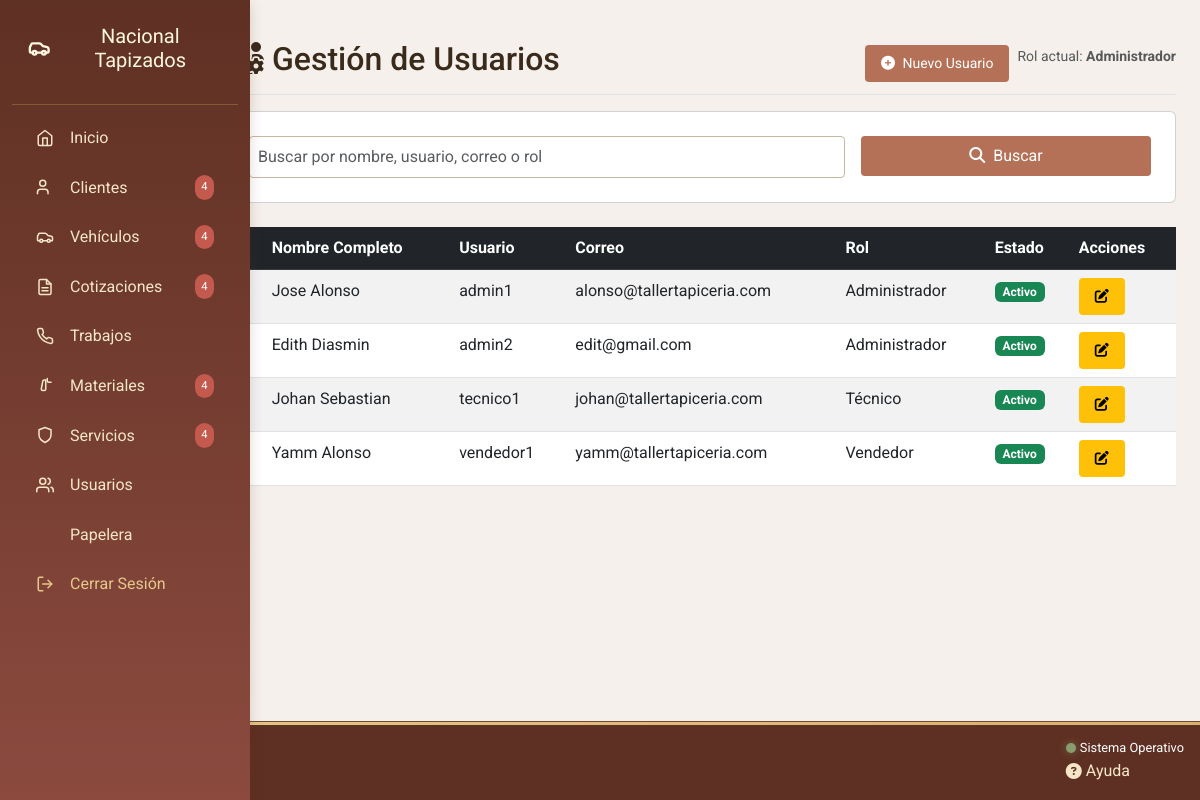
Screenshot of /admin/formularios/usuarios/index.php (signed in) with the database file from the repository.
### tables this page shows
CREATE TABLE `usuarios` (
  `id_usuario` int(11) NOT NULL,
  `id_rol` int(11) NOT NULL,
  `username_usuario` varchar(50) NOT NULL,
  `contrasena_usuario` varchar(255) NOT NULL,
  `nombre_completo` varchar(70) NOT NULL,
  `correo_usuario` varchar(70) NOT NULL,
  `telefono_usuario` varchar(25) NOT NULL,
  `fecha_creacion` timestamp NOT NULL DEFAULT current_timestamp() ON UPDATE current_timestamp(),
  `activo_usuario` enum('Activo','Inactivo') NOT NULL,
  `ultima_actividad` datetime NOT NULL,
  `activo` tinyint(1) NOT NULL DEFAULT 1
);

CREATE TABLE `roles` (
  `id_rol` int(11) NOT NULL,
  `nombre_rol` varchar(50) NOT NULL,
  `descripcion_rol` varchar(100) NOT NULL
);

### admin/formularios/usuarios/index.php (the view, shortened to what this page needs)
<?php
require_once __DIR__ . '/../../../php/conexion.php';
$busqueda = $_GET['busqueda'] ?? '';
$pagina = max(1, intval($_GET['pagina'] ?? 1));
$porPagina = 10;
$sql = "SELECT u.*, r.nombre_rol FROM usuarios u JOIN roles r ON u.id_rol = r.id_rol";
$params = [];
$where = '';
$offset = ($pagina - 1) * $porPagina;
$sql .= " $where ORDER BY username_usuario ASC LIMIT $offset, $porPagina";
$stmt = $conex->prepare($sql);
if (!empty($busqueda)) {
    $stmt->execute($params);
} else {
    $stmt->execute();
}
$usuarios = $stmt->fetchAll();
require_once __DIR__ . '/../../includes/head.php';
?>
<body class="bg-light">
    <div class="container-fluid">
        <div class="row">
            <?php include __DIR__ . '/../../includes/sidebar.php'; ?>
            <main class="col-md-9 ms-sm-auto col-lg-10 px-md-4 py-4">
                <div class="d-flex justify-content-between flex-wrap flex-md-nowrap align-items-center pt-3 pb-2 mb-3 border-bottom">
                    <h1 class="h2">
                        <i class="fas fa-users-cog me-2"></i>Gestión de Usuarios
                    </h1>
                    <div class="btn-toolbar mb-2 mb-md-0">
                        <div class="btn-group me-2">
                            <a href="crear.php" class="btn btn-sm btn-primary">
                                <i class="fas fa-plus-circle me-1"></i> Nuevo Usuario
                            </a>
                        </div>
                        <div class="text-muted small">
                            Rol actual: <strong>Administrador</strong>
                        </div>
                    </div>
                </div>
                <div class="card mb-4">
                    <div class="card-body">
                        <form class="row g-3">
                            <div class="col-md-8">
                                <input type="text" class="form-control" name="busqueda" value="<?= htmlspecialchars($busqueda) ?>"
                                    placeholder="Buscar por nombre, usuario, correo o rol">
                            </div>
                            <div class="col-md-4">
                                <button class="btn btn-primary w-100" type="submit">
                                    <i class="fas fa-search me-1"></i> Buscar
                                </button>
                            </div>
                        </form>
                    </div>
                </div>
            <div class="table-responsive">
                <table class="table table-striped table-hover">
                    <thead class="table-dark">
                        <tr>
                            <th>ID</th>
                            <th>Nombre Completo</th>
                            <th>Usuario</th>
                            <th>Correo</th>
                            <th>Rol</th>
                            <th>Estado</th>
                            <th>Acciones</th>
                        </tr>
                    </thead>
                    <tbody>
                        <?php foreach ($usuarios as $usuario): ?>
                        <tr>
                            <td><?= $usuario['id_usuario'] ?></td>
                            <td><?= htmlspecialchars($usuario['nombre_completo']) ?></td>
                            <td><?= htmlspecialchars($usuario['username_usuario']) ?></td>
                            <td><?= htmlspecialchars($usuario['correo_usuario']) ?></td>
                            <td><?= htmlspecialchars($usuario['nombre_rol']) ?></td>
                            <td>
                                <span class="badge bg-<?= $usuario['activo_usuario'] == 'Activo' ? 'success' : 'secondary' ?>">
                                    <?= $usuario['activo_usuario'] ?>
                                </span>
                            </td>
                            <td>
                                <div class="d-flex">
                                    <a href="editar.php?id=<?= $usuario['id_usuario'] ?>" class="btn btn-sm btn-warning me-2">
                                        <i class="fas fa-edit"></i>
                                    </a>
                                </div>
                            </td>
                        </tr>
                        <?php endforeach; ?>
                    </tbody>
                </table>
            </div>
            </main>
        </div>
    </div>
    <?php require_once __DIR__ . '/../../includes/footer.php'; ?>
</body>
</html>

### admin/includes/head.php (shortened to what this page needs)
<!DOCTYPE html>
<html lang="es">
<head>
    <link href="https://cdn.jsdelivr.net/npm/bootstrap@5.3.0/dist/css/bootstrap.min.css" rel="stylesheet">
    <link rel="stylesheet" href="https://cdnjs.cloudflare.com/ajax/libs/font-awesome/6.4.0/css/all.min.css">
    <link rel="stylesheet" href="/--11proyecto/public/assets/css/variables.css">
    <link rel="stylesheet" href="/--11proyecto/public/assets/css/admin.css">
</head>
<body class="admin-body">

### admin/includes/sidebar.php (shortened to what this page needs)
<aside class="admin-sidebar">
    <div class="sidebar-header">
        <h4 class="sidebar-title">
            <button class="collapse-btn" title="Colapsar menú" style="background: none; border: none; padding: 0; cursor: pointer; color: #FFF8E1;">
                <span>Nacional Tapizados</span>
            </button>
        </h4>
    </div>
    <nav class="sidebar-nav">
        <ul class="nav flex-column">
            <li class="nav-item">
                <a class="nav-link" href="/--11proyecto/admin/dashboard.php">
                    <svg xmlns="http://www.w3.org/2000/svg" width="18" height="18" viewBox="0 0 24 24" fill="none" stroke="currentColor" stroke-width="2" stroke-linecap="round" stroke-linejoin="round" class="me-2">
                        <path d="m3 9 9-7 9 7v11a2 2 0 0 1-2 2H5a2 2 0 0 1-2-2z"></path>
                        <polyline points="9 22 9 12 15 12 15 22"></polyline>
                    </svg>
                    <span>Inicio</span>
                </a>
            </li>
            <li class="nav-item">
                <a class="nav-link" href="/--11proyecto/admin/formularios/clientes/index.php">
                    <svg xmlns="http://www.w3.org/2000/svg" width="18" height="18" viewBox="0 0 24 24" fill="none" stroke="currentColor" stroke-width="2" stroke-linecap="round" stroke-linejoin="round" class="me-2">
                        <path d="M16 21v-2a4 4 0 0 0-4-4H6a4 4 0 0 0-4 4v2"></path>
                        <circle cx="9" cy="7" r="4"></circle>
                    </svg>
                    <span>Clientes</span>
                    <span class="badge-notification">4</span>
                </a>
            </li>
            <li class="nav-item">
                <a class="nav-link" href="/--11proyecto/admin/formularios/vehiculos/index.php">
                    <span>Vehículos</span>
                    <span class="badge-notification">4</span>
                </a>
            </li>
            <li class="nav-item">
                <a class="nav-link" href="/--11proyecto/admin/formularios/cotizaciones/index.php">
                    <span>Cotizaciones</span>
                    <span class="badge-notification">4</span>
                </a>
            </li>
            <li class="nav-item">
                <a class="nav-link" href="/--11proyecto/admin/formularios/trabajos/index.php">
                    <span>Trabajos</span>
                </a>
            </li>
            <li class="nav-item">
                <a class="nav-link" href="/--11proyecto/admin/formularios/materiales/index.php">
                    <svg xmlns="http://www.w3.org/2000/svg" width="18" height="18" viewBox="0 0 24 24" fill="none" stroke="currentColor" stroke-width="2" stroke-linecap="round" stroke-linejoin="round" class="me-2">
                        <path d="M20 7h-3a2 2 0 0 1-2-2V2"></path>
                        <path d="M9 6a2 2 0 0 1 2-2h2v12a2 2 0 0 1-2 2H9a2 2 0 0 1-2-2z"></path>
                    </svg>
                    <span>Materiales</span>
                    <span class="badge-notification">4</span>
                </a>
            </li>
            <li class="nav-item">
                <a class="nav-link" href="/--11proyecto/admin/formularios/servicios/index.php">
                    <svg xmlns="http://www.w3.org/2000/svg" width="18" height="18" viewBox="0 0 24 24" fill="none" stroke="currentColor" stroke-width="2" stroke-linecap="round" stroke-linejoin="round" class="me-2">
                        <path d="M12 22s8-4 8-10V5l-8-3-8 3v7c0 6 8 10 8 10z"></path>
                    </svg>
                    <span>Servicios</span>
                    <span class="badge-notification">4</span>
                </a>
            </li>
            <li class="nav-item">
                <a class="nav-link" href="/--11proyecto/admin/formularios/usuarios/index.php">
                    <span>Usuarios</span>
                </a>
            </li>
                        <li class="nav-item">
                <a class="nav-link" href="/--11proyecto/admin/formularios/papelera/papelera.php">
                    <span>Papelera</span>
                </a>
            </li>
            <li class="nav-item mt-auto">
                <a class="nav-link logout-link" href="/--11proyecto/php/logout.php">
                    <span>Cerrar Sesión</span>
                </a>
            </li>
        </ul>
    </nav>
</aside>

### admin/includes/footer.php
<footer class="admin-footer">
    <div class="footer-container">
        <div class="footer-left">
            <span class="footer-version">v1.0.0</span>
            <span class="footer-copyright">© <?= date('Y') ?> Nacional Tapizados</span>
        </div>
        <div class="footer-right">
            <div class="system-status">
                <span class="status-indicator online"></span>
                <span>Sistema Operativo</span>
            </div>
            <nav class="footer-links">
                <a href="/--11proyecto/admin/ayuda/ayuda.php" class="footer-link" >
                    <i class="fas fa-question-circle"></i>
                    <span>Ayuda</span>
                </a>
            </nav>
        </div>
    </div>
</footer>

### public/assets/css/variables.css (style rules this page uses)
:root { --primary-dark: #5E3023; --secondary-dark: #8C4A3F; --accent-color: #B57157; --accent-light: #D4A373; --neutral-dark: #C7B8A1; --neutral-medium: #E0D5CE; --neutral-light: #F5F0EB; --text-light: #FFFFFF; --text-dark: #3A2A1A; --gold-cream: #F5E6C8; --gold-pastel: #E6C88C; --gold-dark: #D4B170; --gold-accent: #D4A017; --gradient-leather: linear-gradient(135deg, var(--secondary-dark), var(--accent-color)); --gradient-light: linear-gradient(135deg, var(--neutral-medium), var(--neutral-light)); --gradient-gold: linear-gradient(135deg, var(--gold-pastel), var(--gold-dark)); --shadow-sm: 0 2px 6px rgba(94, 48, 35, 0.15); --shadow-md: 0 4px 12px rgba(94, 48, 35, 0.2); --shadow-lg: 0 8px 24px rgba(94, 48, 35, 0.25); --border-stitched: 2px solid var(--accent-color); --border-soft: 1px solid var(--neutral-dark); --border-gold: 1px solid var(--gold-pastel); --space-xs: 0.25rem; --space-sm: 0.5rem; --space-md: 1rem; --space-lg: 1.5rem; --space-xl: 2rem; --space-xxl: 3rem; --transition-fast: 0.2s ease; --transition-normal: 0.3s ease; --transition-slow: 0.5s ease; --sidebar-width: 280px; --header-height: 70px; --z-sidebar: 1000; --z-header: 1100; --z-modal: 1200; --success-color: #8A9B6E; --error-color: #C45A4D; --warning-color: #E6C88C; }

### rows the page displays
usuarios: nombre_completo "Jose Alonso", username_usuario "admin1", correo_usuario "alonso@tallertapiceria.com", id_rol.nombre_rol "Administrador", activo_usuario "Activo"
usuarios: nombre_completo "Edith Diasmin", username_usuario "admin2", correo_usuario "edit@gmail.com", id_rol.nombre_rol "Administrador", activo_usuario "Activo"
usuarios: nombre_completo "Johan Sebastian", username_usuario "tecnico1", correo_usuario "johan@tallertapiceria.com", id_rol.nombre_rol "Técnico", activo_usuario "Activo"
usuarios: nombre_completo "Yamm Alonso", username_usuario "vendedor1", correo_usuario "yamm@tallertapiceria.com", id_rol.nombre_rol "Vendedor", activo_usuario "Activo"
